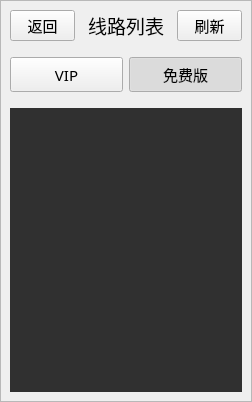
<?xml version="1.0" encoding="UTF-8"?>
<ui version="4.0">
 <class>Route</class>
 <widget class="QWidget" name="Route">
  <property name="geometry">
   <rect>
    <x>0</x>
    <y>0</y>
    <width>252</width>
    <height>402</height>
   </rect>
  </property>
  <property name="windowTitle">
   <string>Form</string>
  </property>
  <property name="styleSheet">
   <string notr="true"/>
  </property>
  <layout class="QVBoxLayout" name="verticalLayout">
   <property name="spacing">
    <number>6</number>
   </property>
   <property name="leftMargin">
    <number>0</number>
   </property>
   <property name="topMargin">
    <number>0</number>
   </property>
   <property name="rightMargin">
    <number>0</number>
   </property>
   <property name="bottomMargin">
    <number>0</number>
   </property>
   <item>
    <widget class="QFrame" name="mainFrame">
     <property name="styleSheet">
      <string notr="true"/>
     </property>
     <property name="frameShape">
      <enum>QFrame::StyledPanel</enum>
     </property>
     <property name="frameShadow">
      <enum>QFrame::Raised</enum>
     </property>
     <layout class="QVBoxLayout" name="verticalLayout_2">
      <item>
       <layout class="QHBoxLayout" name="horizontalLayout">
        <item>
         <widget class="QPushButton" name="backBtn">
          <property name="minimumSize">
           <size>
            <width>65</width>
            <height>25</height>
           </size>
          </property>
          <property name="font">
           <font>
            <family>微软雅黑</family>
            <pointsize>11</pointsize>
           </font>
          </property>
          <property name="text">
           <string>返回</string>
          </property>
         </widget>
        </item>
        <item>
         <spacer name="horizontalSpacer">
          <property name="orientation">
           <enum>Qt::Horizontal</enum>
          </property>
          <property name="sizeHint" stdset="0">
           <size>
            <width>40</width>
            <height>20</height>
           </size>
          </property>
         </spacer>
        </item>
        <item>
         <widget class="QLabel" name="routeList">
          <property name="font">
           <font>
            <family>微软雅黑</family>
            <pointsize>14</pointsize>
           </font>
          </property>
          <property name="text">
           <string>线路列表</string>
          </property>
          <property name="alignment">
           <set>Qt::AlignCenter</set>
          </property>
         </widget>
        </item>
        <item>
         <spacer name="horizontalSpacer_2">
          <property name="orientation">
           <enum>Qt::Horizontal</enum>
          </property>
          <property name="sizeHint" stdset="0">
           <size>
            <width>40</width>
            <height>20</height>
           </size>
          </property>
         </spacer>
        </item>
        <item>
         <widget class="QPushButton" name="refreshBtn">
          <property name="minimumSize">
           <size>
            <width>65</width>
            <height>25</height>
           </size>
          </property>
          <property name="font">
           <font>
            <family>微软雅黑</family>
            <pointsize>11</pointsize>
           </font>
          </property>
          <property name="text">
           <string>刷新</string>
          </property>
         </widget>
        </item>
       </layout>
      </item>
      <item>
       <spacer name="verticalSpacer_3">
        <property name="orientation">
         <enum>Qt::Vertical</enum>
        </property>
        <property name="sizeType">
         <enum>QSizePolicy::Fixed</enum>
        </property>
        <property name="sizeHint" stdset="0">
         <size>
          <width>20</width>
          <height>10</height>
         </size>
        </property>
       </spacer>
      </item>
      <item>
       <layout class="QHBoxLayout" name="horizontalLayout_2">
        <item>
         <widget class="QPushButton" name="vipRouteBtn">
          <property name="minimumSize">
           <size>
            <width>0</width>
            <height>35</height>
           </size>
          </property>
          <property name="font">
           <font>
            <family>微软雅黑</family>
            <pointsize>11</pointsize>
           </font>
          </property>
          <property name="text">
           <string>VIP</string>
          </property>
          <property name="checkable">
           <bool>true</bool>
          </property>
         </widget>
        </item>
        <item>
         <widget class="QPushButton" name="freeRouteBtn">
          <property name="minimumSize">
           <size>
            <width>0</width>
            <height>35</height>
           </size>
          </property>
          <property name="font">
           <font>
            <family>微软雅黑</family>
            <pointsize>11</pointsize>
           </font>
          </property>
          <property name="text">
           <string>免费版</string>
          </property>
          <property name="checkable">
           <bool>true</bool>
          </property>
          <property name="checked">
           <bool>true</bool>
          </property>
         </widget>
        </item>
       </layout>
      </item>
      <item>
       <spacer name="verticalSpacer_2">
        <property name="orientation">
         <enum>Qt::Vertical</enum>
        </property>
        <property name="sizeType">
         <enum>QSizePolicy::Fixed</enum>
        </property>
        <property name="sizeHint" stdset="0">
         <size>
          <width>20</width>
          <height>10</height>
         </size>
        </property>
       </spacer>
      </item>
      <item>
       <widget class="QScrollArea" name="scrollWidget">
        <property name="styleSheet">
         <string notr="true">background-color: rgb(48, 48, 48);
border: 0px;</string>
        </property>
        <property name="verticalScrollBarPolicy">
         <enum>Qt::ScrollBarAlwaysOff</enum>
        </property>
        <property name="widgetResizable">
         <bool>true</bool>
        </property>
        <property name="alignment">
         <set>Qt::AlignCenter</set>
        </property>
        <widget class="QWidget" name="scrollAreaWidgetContents">
         <property name="geometry">
          <rect>
           <x>0</x>
           <y>0</y>
           <width>232</width>
           <height>271</height>
          </rect>
         </property>
         <layout class="QVBoxLayout" name="verticalLayout_3">
          <item>
           <layout class="QVBoxLayout" name="verticalLayout_4"/>
          </item>
          <item>
           <spacer name="verticalSpacer">
            <property name="orientation">
             <enum>Qt::Vertical</enum>
            </property>
            <property name="sizeHint" stdset="0">
             <size>
              <width>20</width>
              <height>40</height>
             </size>
            </property>
           </spacer>
          </item>
         </layout>
        </widget>
       </widget>
      </item>
     </layout>
    </widget>
   </item>
  </layout>
 </widget>
 <resources/>
 <connections/>
</ui>
